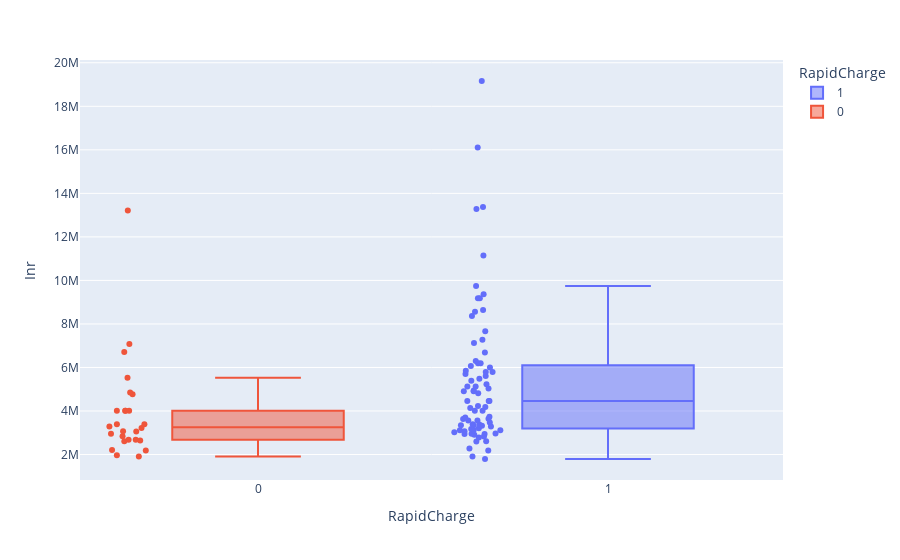

Notebook cell for this chart:
### Code cell
fig = px.scatter_3d(df,x = 'Brand',y = 'Seats',z = 'Segment',color='Brand')
fig = px.scatter_3d(df,x = 'Brand',y = 'AccelSec',z = 'Inr',color = 'Brand')
fig = px.box(df,x='RapidCharge',y = 'Inr',color = 'RapidCharge',points='all')
pio.show(fig)

### Figure 1 — Plotly figure (JSON) as saved in the notebook; plotly's stock layout.template omitted (floating-point values rounded to 4 significant figures)
{"data": [{"alignmentgroup": "True", "boxpoints": "all", "hovertemplate": "RapidCharge=%{x}<br>Inr=%{y}<extra></extra>", "legendgroup": "1", "marker": {"color": "#636efa"}, "name": "1", "notched": false, "offsetgroup": "1", "orientation": "v", "showlegend": true, "type": "box", "x": [1, 1, 1, 1, 1, 1, 1, 1, 1, 1, 1, 1, 1, 1, 1, 1, 1, 1, 1, 1, 1, 1, 1, 1, 1, 1, 1, 1, 1, 1, 1, 1, 1, 1, 1, 1, 1, 1, 1, 1, 1, 1, 1, 1, 1, 1, 1, 1, 1, 1, 1, 1, 1, 1, 1, 1, 1, 1, 1, 1, 1, 1, 1, 1, 1, 1, 1, 1, 1, 1, 1, 1, 1, 1, 1, 1, 1], "x0": " ", "xaxis": "x", "y": [4945000.0, 5030000.0, 6064000.0, 2941000.0, 9358650, 4134000.0, 4902150, 6193000.0, 2606000.0, 3636000.0, 5793450, 3649000.0, 16110000.0, 1909000.0, 2824000.0, 2598000.0, 5225000.0, 3119550, 11141250, 5480000.0, 4010850, 2941290, 5387000.0, 6004000.0, 3396000.0, 2779000.0, 6684750, 2910000.0, 3319000.0, 4456500, 7130000.0, 3028000.0, 7276000.0, 2187000.0, 1794000.0, 3283000.0, 3735000.0, 9175000.0, 13280370, 19162950, 3119550, 3565200, 7664000.0, 3202000.0, 3335000.0, 3565200, 8645000.0, 5849000.0, 4456500, 9742000.0, 2963000.0, 4902150, 5606277, 3701000.0, 13369500, 5704320, 2272815, 3066072, 5124975, 4813020, 3475000.0, 9179000.0, 4180197, 6295000.0, 3110637, 6199000.0, 4233675, 3342375, 8360394, 5124975, 3378027, 3171000.0, 2953000.0, 4010850, 8561000.0, 4456500, 5793450], "y0": " ", "yaxis": "y"}, {"alignmentgroup": "True", "boxpoints": "all", "hovertemplate": "RapidCharge=%{x}<br>Inr=%{y}<extra></extra>", "legendgroup": "0", "marker": {"color": "#EF553B"}, "name": "0", "notched": false, "offsetgroup": "0", "orientation": "v", "showlegend": true, "type": "box", "x": [0, 0, 0, 0, 0, 0, 0, 0, 0, 0, 0, 0, 0, 0, 0, 0, 0, 0, 0, 0, 0, 0, 0, 0, 0, 0], "x0": " ", "xaxis": "x", "y": [2673900, 2843247, 2646000.0, 3071000.0, 2673900, 3388000.0, 3063000.0, 4010850, 2953000.0, 4010850, 3214000.0, 7081000.0, 2210000.0, 2606000.0, 6716000.0, 4855000.0, 3386940, 4010850, 1964000.0, 13220000.0, 1906000.0, 4010850, 2189000.0, 3283000.0, 4768455, 5526060], "y0": " ", "yaxis": "y"}], "layout": {"boxmode": "overlay", "legend": {"title": {"text": "RapidCharge"}, "tracegroupgap": 0}, "margin": {"t": 60}, "xaxis": {"anchor": "y", "categoryarray": [1, 0], "categoryorder": "array", "domain": [0, 1], "title": {"text": "RapidCharge"}}, "yaxis": {"anchor": "x", "domain": [0, 1], "title": {"text": "Inr"}}}}
